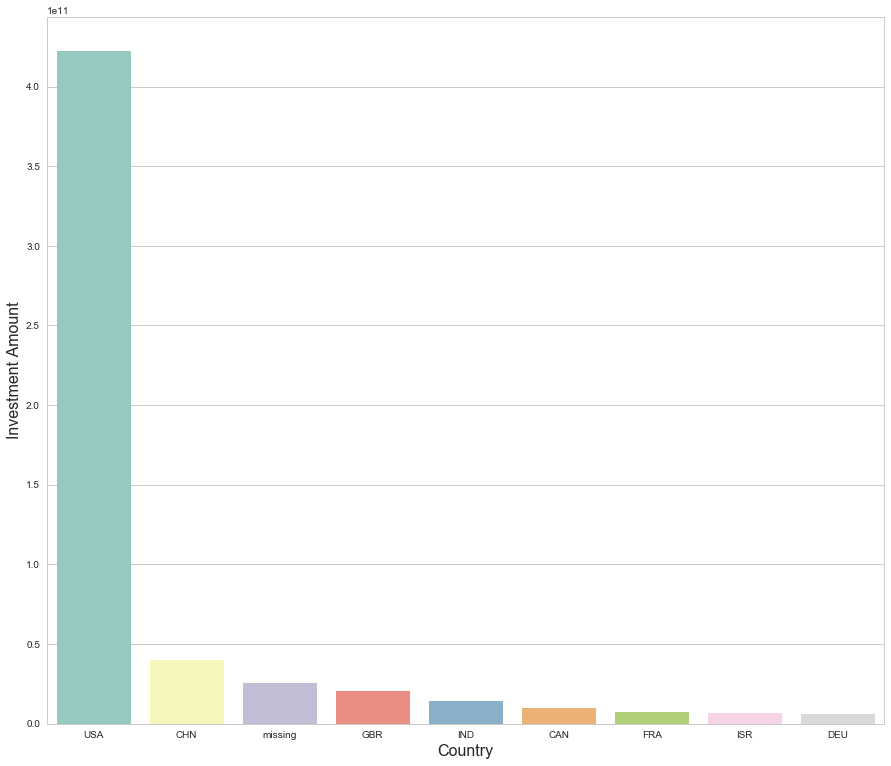
#> input picture Images/country_analysis.png, 891 x 766 px
$ jupyter execute --allow-errors '7. Data Visualisation.ipynb'
#> lines starting #> are read from the running program, lines starting #| are printed output that depends on the picture
# DATA VISUALIZATION

## MATPLOTLIB: Basic Plotting: Introduction to matplotlib

In this section, we will:
 - Create basic plot using matplotlib.pyplot
 - Put axis labels and titles
 - Create multiple plots(subplots) in the same figure
 - Change the scale of x and y axes
 - Create common type of plots: Histograms, boxplots, scatter plots, etc.
 - Working with Images

matplotlib is a python library. It contains the pyplot module, which is basically a collection of functions such as plot, title, show() etc. pyplot is one of the most commonly used module for creating a variety of plots such as line plots, bar plots, histograms, etc.

### Basic PLottng, Axes Labels and Titles

[cell 1]
import numpy as np
import pandas as pd
import matplotlib.pyplot as plt

#Plotting two 1-D numpy arrays
x = np.linspace(5, 100, 100)
y = np.linspace(10, 1000, 100)

plt.plot(x,y)
#> figure, not shown here; curve peaks at x = 100, y = 1000

[cell 2]
#need to call plt.show() explicitly to display the plot
plt.show()

[cell 3]
# can also work with lists, though it converts lists tto np arrays internally
plt.plot([1,4,6,8],[3,8,3,5])
plt.show()
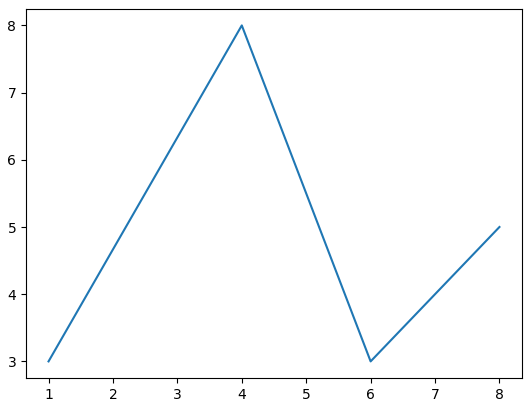
#> figure drawn by matplotlib, 1 panel

Let's see how to put labels and the x and y axes and the chart title.

Also, you can specify the limits of x and y labels as a range using xlim([xmin,  xmax]) and ylim([ymin, ymax])

[cell 4]
# Axis labels and title
plt.plot(x,y)

# x and y labels, and title
plt.xlabel("Current")
plt.ylabel("Voltage")
plt.title("Ohm's Law")

#Define the range of labels of the axis
#Arguments: plt.axis(xmin, xmax, ymin, ymax)
plt.xlim([20,80])
plt.ylim([200,800])
plt.show()
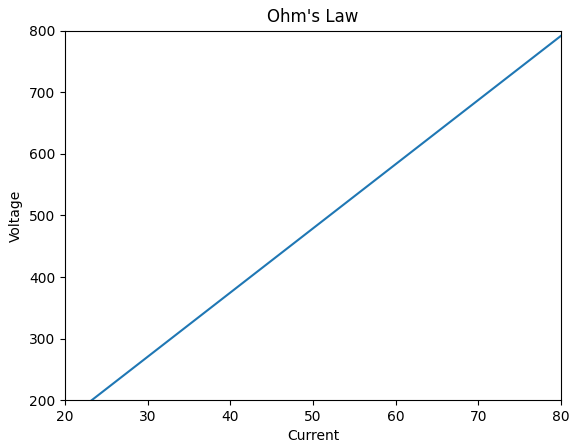
#> figure drawn by matplotlib, 1 panel; curve peaks at x = 100, y = 1000

[cell 5]
# change the colors and line type

# initiating x and y arrays
x = np.linspace(0, 10, 20)
y = x*2

# color blue, line type '+'
plt.plot(x, y, 'b+')

# x and y labels, and title
plt.xlabel("Current")
plt.ylabel("Voltage")
plt.title("Ohm's Law")

plt.show()
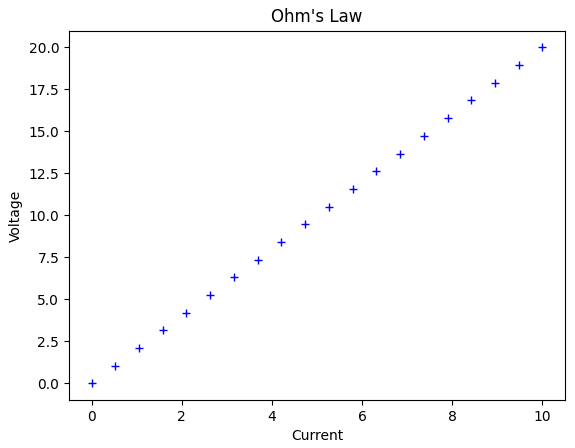
#> figure drawn by matplotlib, 1 panel; curve peaks at x = 10, y = 20

[cell 6]
#Plotting multiple lines on the same plot

x = np.linspace(0, 5, 10)
y = np.linspace(3, 6, 10)

# Plot three curves: y, y**2 and y**3 with different line type
plt.plot(x,y, 'r-', x, y**2, 'b+', x, y**3, 'g^')
plt.show()
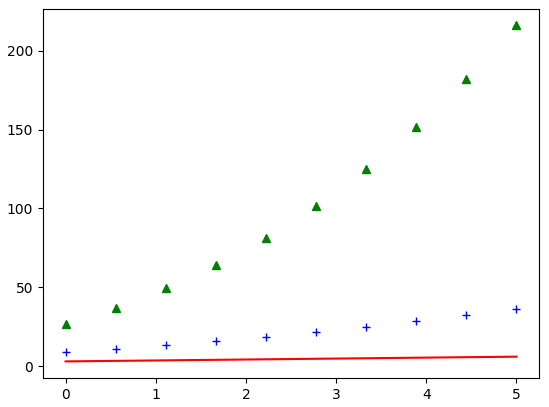
#> figure drawn by matplotlib, 1 panel; curve peaks at x = 5, y = 6; curve peaks at x = 5, y = 36; curve peaks at x = 5, y = 216

### Figures and Subplots

You often need to create multiple plots in the same figure, as we'll see in some upcoming examples.

```matplotlib``` has the concept of **figures and subplots** using which you can create *multiple subplots inside the same figure*.

To create multiple plots in the same figure, you can use the method ```plt.subplot(nrows, ncols, nsubplot)```.## Figures and Subplots

You often need to create multiple plots in the same figure, as we'll see in some upcoming examples.

```matplotlib``` has the concept of **figures and subplots** using which you can create *multiple subplots inside the same figure*.

To create multiple plots in the same figure, you can use the method ```plt.subplot(nrows, ncols, nsubplot)```.

[cell 7]
x = np.linspace(1,10,100)
y = np.log(x)

# Initiate a new figure explicitly
plt.figure(1)

# Create  a subplot with 1 row, 2 columns

# create the first subplot in figure 1
plt.subplot(121)     # equivalent to plt.subplot(1, 2, 1)
plt.title("y = log(x)")
plt.plot(x, y)

# create the second subplot in figure 1
plt.subplot(122)
plt.title("y = log(x)**2")
plt.plot(x, y**2)
plt.show()
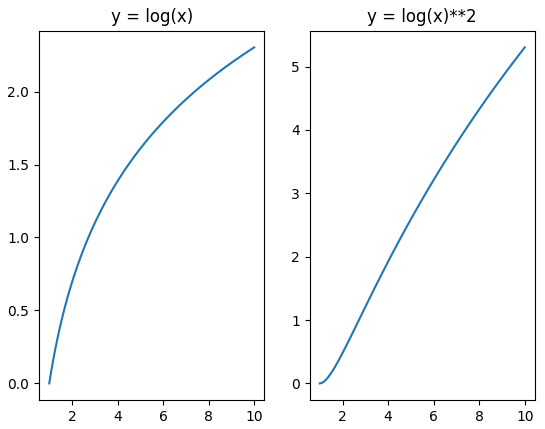
#> figure drawn by matplotlib, 2 panels; panel 1: curve peaks at x = 10, y = 2.3; panel 2: curve peaks at x = 10, y = 5.3

Let's see another example - say you want to create 4 subplots in two rows and two columns.

[cell 8]
# Example: Create a figure having 4 subplots
x = np.linspace(1,10,100)

# Optional commands, since matplotlib creates a figure by default anyway
plt.figure(1)

# Subbplot 1
plt.subplot(221)
plt.title("Linear")
plt.plot(x,x)

# Subbplot 1
plt.subplot(222)
plt.title("Cubic")
plt.plot(x,x)
plt.show()
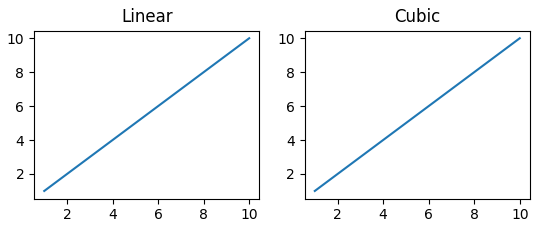
#> figure drawn by matplotlib, 2 panels; panel 1: curve peaks at x = 10, y = 10; panel 2: curve peaks at x = 10, y = 10

# Subbplot 1
plt.figure(1)
plt.subplot(221)
plt.title("Log")
plt.plot(x,np.log(x))

# Subbplot 1
plt.subplot(222)
plt.title("Exponential")
plt.plot(x,np.exp(x))
plt.show()
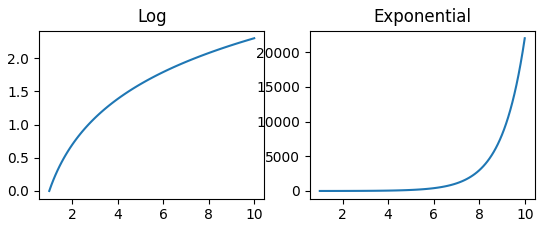
#> figure drawn by matplotlib, 2 panels; panel 1: curve peaks at x = 10, y = 2.3; panel 2: curve peaks at x = 10, y = 22026.5

[cell 9]
# Example: Create a figure having 4 subplots
x = np.linspace(1,10,100)

# Optional commands, since matplotlib creates a figure by default anyway
plt.figure(1)

# Subbplot 1
plt.subplot(341)
plt.title("Linear")
plt.plot(x,x)

# Subbplot 1
plt.subplot(342)
plt.title("Cubic")
plt.plot(x,x)


# Subbplot 1
plt.subplot(343)
plt.title("Log")
plt.plot(x,np.log(x))

# Subbplot 1
plt.subplot(344)
plt.title("Exponential")
plt.plot(x,np.exp(x))
plt.show()
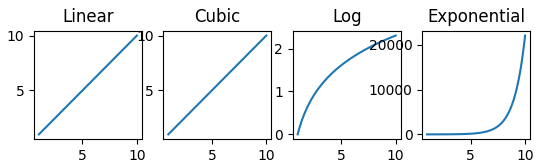
#> figure drawn by matplotlib, 4 panels; panel 1: curve peaks at x = 10, y = 10; panel 2: curve peaks at x = 10, y = 10; panel 3: curve peaks at x = 10, y = 2.3; panel 4: curve peaks at x = 10, y = 22026.5


plt.figure(2)
plt.subplot(341)
plt.title("Sinusoidal")
plt.plot(x,np.sin(x))

# Subbplot 1
plt.subplot(342)
plt.title("Cosine")
plt.plot(x,np.cos(x))

# Subbplot 1
plt.subplot(343)
plt.title("Tangent")
plt.plot(x,np.tan(x))

# Subbplot 1
plt.subplot(344)
plt.title("Secant")
plt.plot(x,1/np.cos(x))
plt.show()
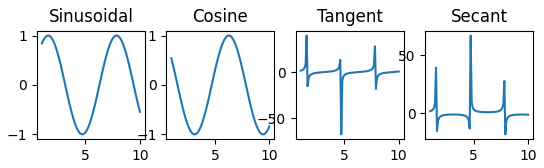
#> figure drawn by matplotlib, 4 panels; panel 1: curve peaks at x = 1.55, y = 1; panel 2: curve peaks at x = 6.27, y = 1; panel 3: curve peaks at x = 1.55, y = 39.45; panel 4: curve peaks at x = 4.73, y = 67.19


plt.figure(3)
plt.subplot(341)
plt.title("Quadratic")
plt.plot(x,x**2)

# Subbplot 1
plt.subplot(342)
plt.title("Raised to power x")
plt.plot(x,x**x)

# Subbplot 1
plt.subplot(343)
plt.title("negative exponential")
plt.plot(x,-np.exp(x))

# Subbplot 1
plt.subplot(344)
plt.title(" negative log")
plt.plot(x,-np.log(x))
plt.show()
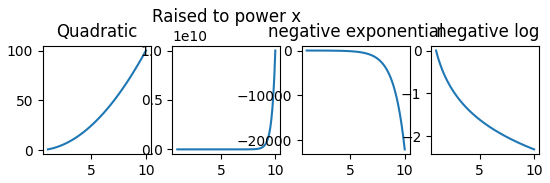
#> figure drawn by matplotlib, 4 panels; panel 1: curve peaks at x = 10, y = 100; panel 2: curve peaks at x = 10, y = 1e+10; panel 3: curve peaks at x = 1, y = -2.72; panel 4: curve peaks at x = 1, y = 0

You can see the list of colors and shapes here: https://matplotlib.org/api/pyplot_api.html#matplotlib.pyplot.plot

### Types of Commonly Used Plots

Let's now use the retail store's sales data to create some commonly use plots such as:
- Boxplots
- Histograms
- Scatter plots
- Bar plots

#> (a cell that did not finish here is left out)

#> (a cell that did not finish here is left out)

#> (a cell that did not finish here is left out)

#### BOXPLOT

#> (a cell that did not finish here is left out)

#> (a cell that did not finish here is left out)

As you can see, the boxplot of ```Sales``` is pretty unreadable, since Sales varies across a wide range as shown below.

#> (a cell that did not finish here is left out)

The solution to this problem is to **change the scale of the axis** (in this case, the y axis) so that the range can fit into the size of the plot.

One commonly used technique is to transform an axis into the **logarithmic scale**. You can transform the scale of an axis using ```plt.yscale('log')```.

[cell 16]
# usual  (linear) scale subplot
plt.subplot(121)
#> (the rest of this cell did not finish here and is left out)

Clearly, the log scale subplot is far more readable - you can infer that the minimum sales is around 0, the median is approximtely in the middle of 100 and 1000, and the max is reaching 100,000.

#### Histogram

Histograms are useful for visualising distribution of single variables.

#> (a cell that did not finish here is left out)

#> (a cell that did not finish here is left out)

#### Scatter Plot

Scatter plots are used to visualise two variables, one one each axis.

#> (a cell that did not finish here is left out)

### Working with Images

```matplotlib``` can also read images using the ```plt.imread()``` method. Internally, it reads and stores images as an ```array```. The array can then be used for various data manipulation tasks, just as a normal array.
Let's look at an example.

[cell 20]
# reading a PNG image
image = plt.imread("Images/country_analysis.png")
#> image is the input picture: shape (766, 891, 4) float32; mean R, G, B, A 0.962, 0.975, 0.971, 1
plt.imshow(image)
plt.show()

[cell 21]
# looking at the attributes of the image

print(type(image))
#| <class 'numpy.ndarray'>
print(image.shape)
#| (766, 891, 4)
print(image.dtype)
#| float32
